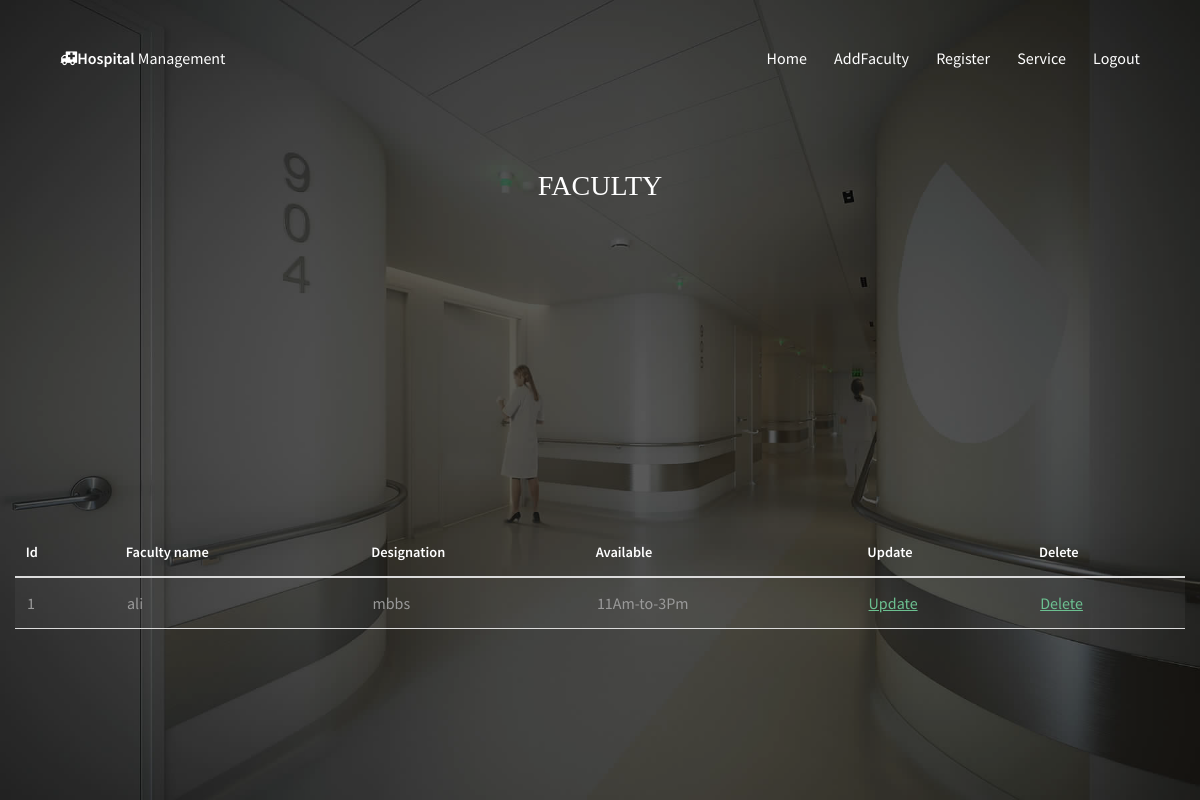
Page /faculty.php (signed in) on the committed database.
### tables this page shows
CREATE TABLE `faculty` (
  `id` int(11) NOT NULL,
  `fName` varchar(20) NOT NULL,
  `desg` varchar(30) NOT NULL,
  `avb` varchar(30) NOT NULL
);

### faculty.php (the view, shortened to what this page needs)
<html lang="en">
<head>
	<link rel="stylesheet" type="text/css" href="css/util.css">
	<link rel="stylesheet" type="text/css" href="css/main.css">
<link rel="stylesheet" href="css/bootstrap1.min.css">
</head>
<body>
   <?php
include 'nav1.php';
?>
	<div class="limiter">
		<div class="container-login100" style="background-image: url('images/fct.jpg');">
			<div class="wrap-login100 p-t-30 p-b-50">
				<span class="login100-form-title p-b-41">
					Faculty
				</span>
                            </div>
  <table class="">
        <thead>
            <tr>
                <th style="width: 100px;"><font style="color:#ffffff">Id</th>
                <th><font style="color:#ffffff">Faculty name</th>
                <th><font style="color:#ffffff">Designation</th>
                <th><font style="color:#ffffff">Available</th>
                <th><font style="color:#ffffff">Update</th>
                <th><font style="color:#ffffff">Delete</th>
            </tr>
        </thead>
        <tbody>
         <?php
         include 'dbconnect.php';
         $sql = "select * from faculty";
         if ($result = $con->query($sql)) {
    while ($row = $result->fetch_assoc()) {
        ?>
            <tr>
                <td><?php echo $row['id']?></td>
                <td><?php echo $row['fName']?></td>
                <td><?php echo $row['desg']?></td>
                <td><?php echo $row['avb']?></td>
                <td><a href="addfaculty.php?update=true&id=<?php  echo $row['id'];?>">Update</a></td>
                <td><a href="faculty.php?delete=true&id=<?php  echo $row['id'];?>">Delete</a></td>
            </tr>
            <?php
    }
}
         ?>
        </tbody>
    </table>
			</div>
		</div>
</body>
</html>

### css/main.css (style rules this page uses)
* { margin: 0px; padding: 0px; box-sizing: border-box; }
body, html { height: 100%; font-family: Ubuntu-Regular, sans-serif; }
a { font-family: Ubuntu-Regular; font-size: 14px; line-height: 1.7; color: #666666; margin: 0px; transition: all 0.4s; -webkit-transition: all 0.4s; -o-transition: all 0.4s; -moz-transition: all 0.4s; }
.limiter { width: 100%; margin: 0 auto; }
.container-login100 { width: 100%; min-height: 100vh; display: -webkit-box; display: -webkit-flex; display: -moz-box; display: -ms-flexbox; display: flex; flex-wrap: wrap; justify-content: center; align-items: center; padding: 15px; background-repeat: no-repeat; background-position: center; background-size: cover; position: relative; z-index: 1; }
.container-login100::before { content: ""; display: block; position: absolute; z-index: -1; width: 100%; height: 100%; top: 0; left: 0; background-color: rgba(0,0,0,0.65); }
.wrap-login100 { width: 390px; border-radius: 10px; overflow: hidden; background: transparent; }
.login100-form-title { font-family: Ubuntu-Bold; font-size: 28px; color: #fff; line-height: 1.2; text-align: center; text-transform: uppercase; display: block; }

### assets/css/main.css (style rules this page uses)
html, body, div, span, applet, object, iframe, h1, h2, h3, h4, h5, h6, p, blockquote, pre, a, abbr, acronym, address, big, cite, code, del, dfn, em, img, ins, kbd, q, s, samp, small, strike, strong, sub, sup, tt, var, b, u, i, center, dl, dt, dd, ol, ul, li, fieldset, form, label, legend, table, caption, tbody, tfoot, thead, tr, th, td, article, aside, canvas, details, embed, figure, figcaption, footer, header, hgroup, menu, nav, output, ruby, section, summary, time, mark, audio, video { margin: 0; padding: 0; border: 0; font-size: 100%; font: inherit; vertical-align: baseline; }
body { line-height: 1; }
table { border-collapse: collapse; border-spacing: 0; }
body { -webkit-text-size-adjust: none; }
*, *:before, *:after { -moz-box-sizing: border-box; -webkit-box-sizing: border-box; box-sizing: border-box; }
body { -ms-overflow-style: scrollbar; }
body { background: #fff; }
body, input, select, textarea { color: #9a9a9a; font-family: "Source Sans Pro", Arial, Helvetica, sans-serif; font-size: 14pt; font-weight: 400; line-height: 1.65; }
@media screen and (max-width: 1680px) { body, input, select, textarea { font-size: 12pt; } }
@media screen and (max-width: 1280px) { body, input, select, textarea { font-size: 12pt; } }
a { color: #6cc091; text-decoration: underline; }
table { margin: 0 0 2em 0; width: 100%; }
table tbody tr { border: solid 1px #dbdbdb; border-left: 0; border-right: 0; }
table tbody tr:nth-child(2n + 1) { background-color: rgba(144, 144, 144, 0.075); }
table td { padding: 0.75em 0.75em; }
table th { color: #555; font-size: 0.9em; font-weight: 600; padding: 0 0.75em 0.75em 0.75em; text-align: left; }
table thead { border-bottom: solid 2px #dbdbdb; }

### rows in the picture
faculty: id "1", fName "ali", desg "mbbs", avb "11Am-to-3Pm"
